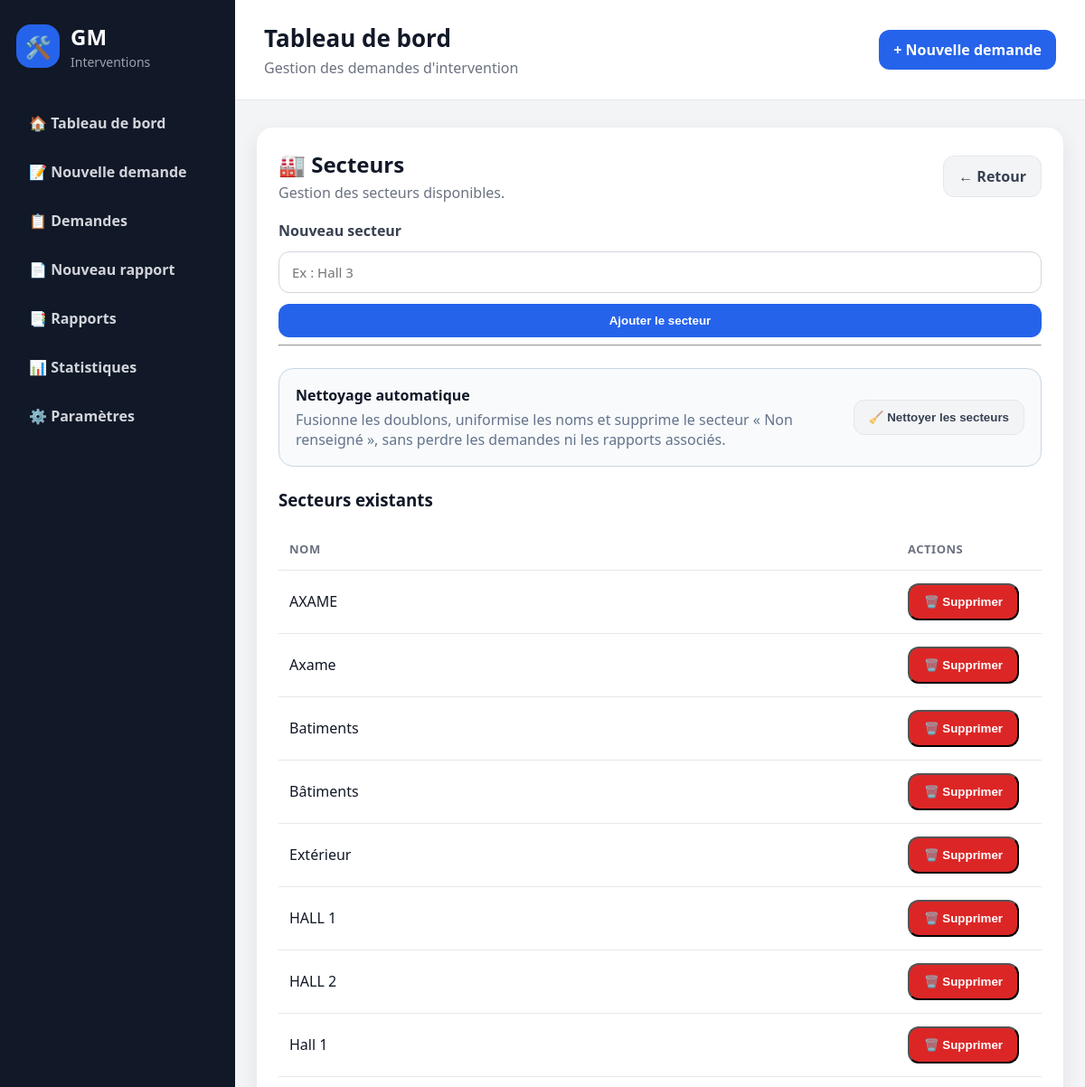
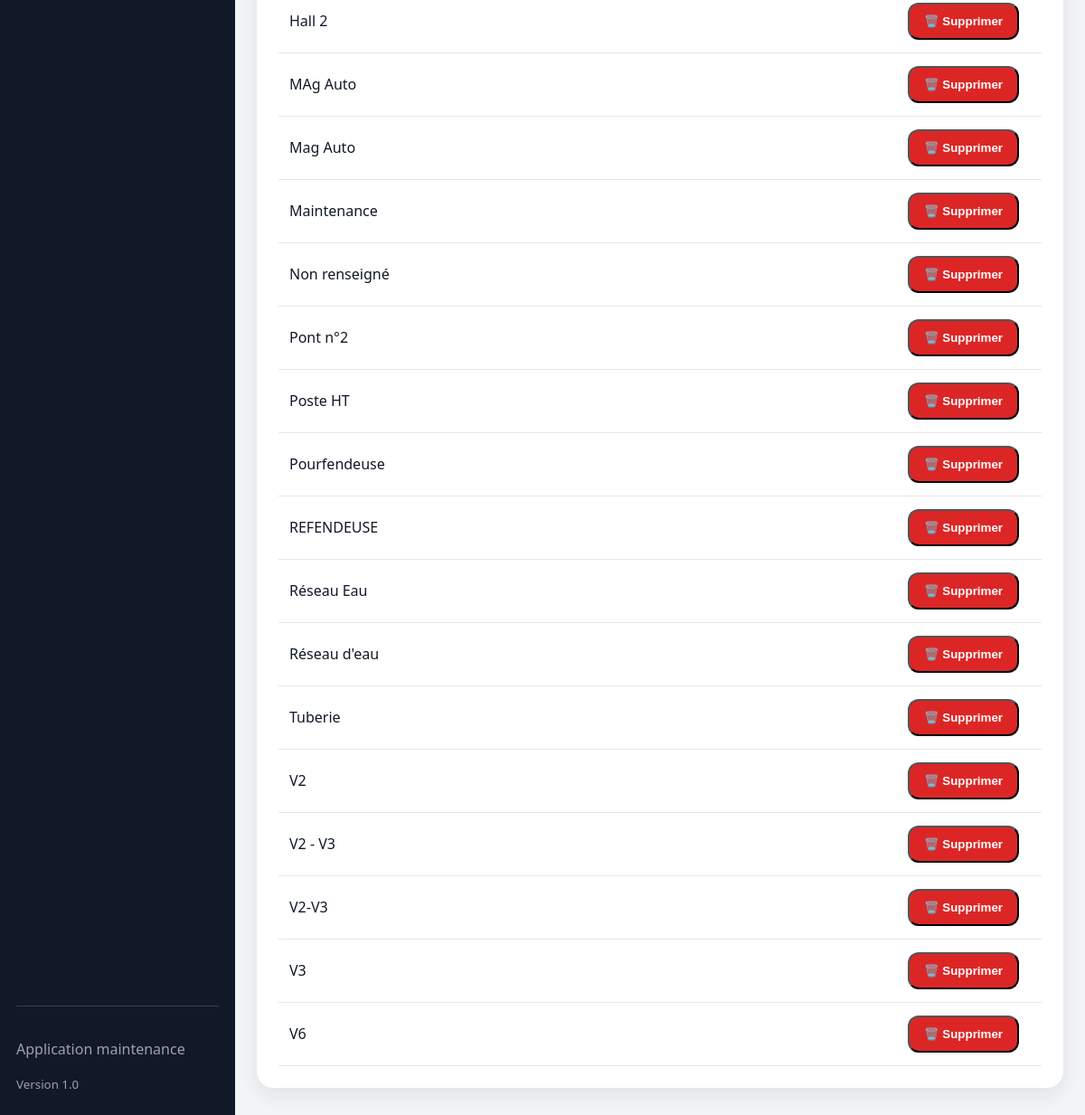
/parametres/secteurs, run on an earlier commit of the app's database (2 pictures, top to bottom).
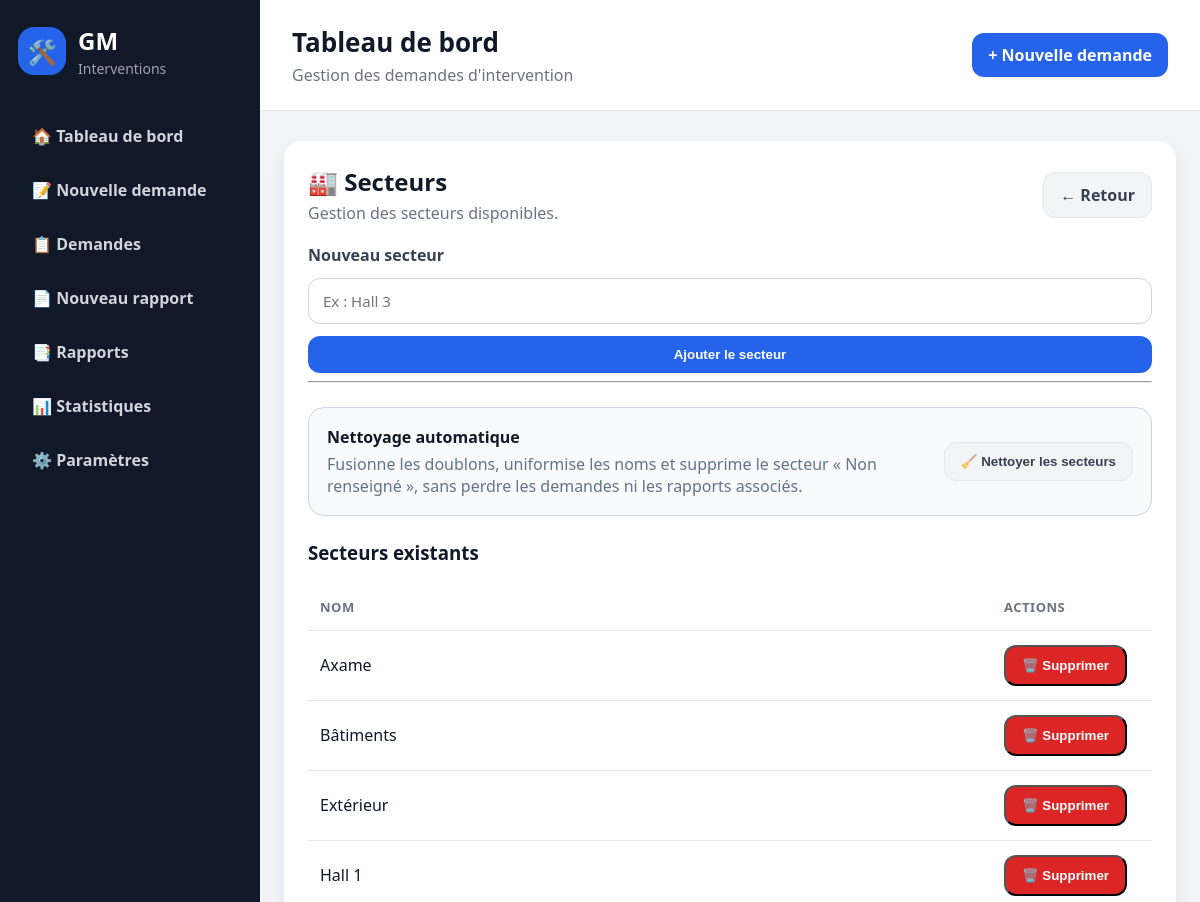
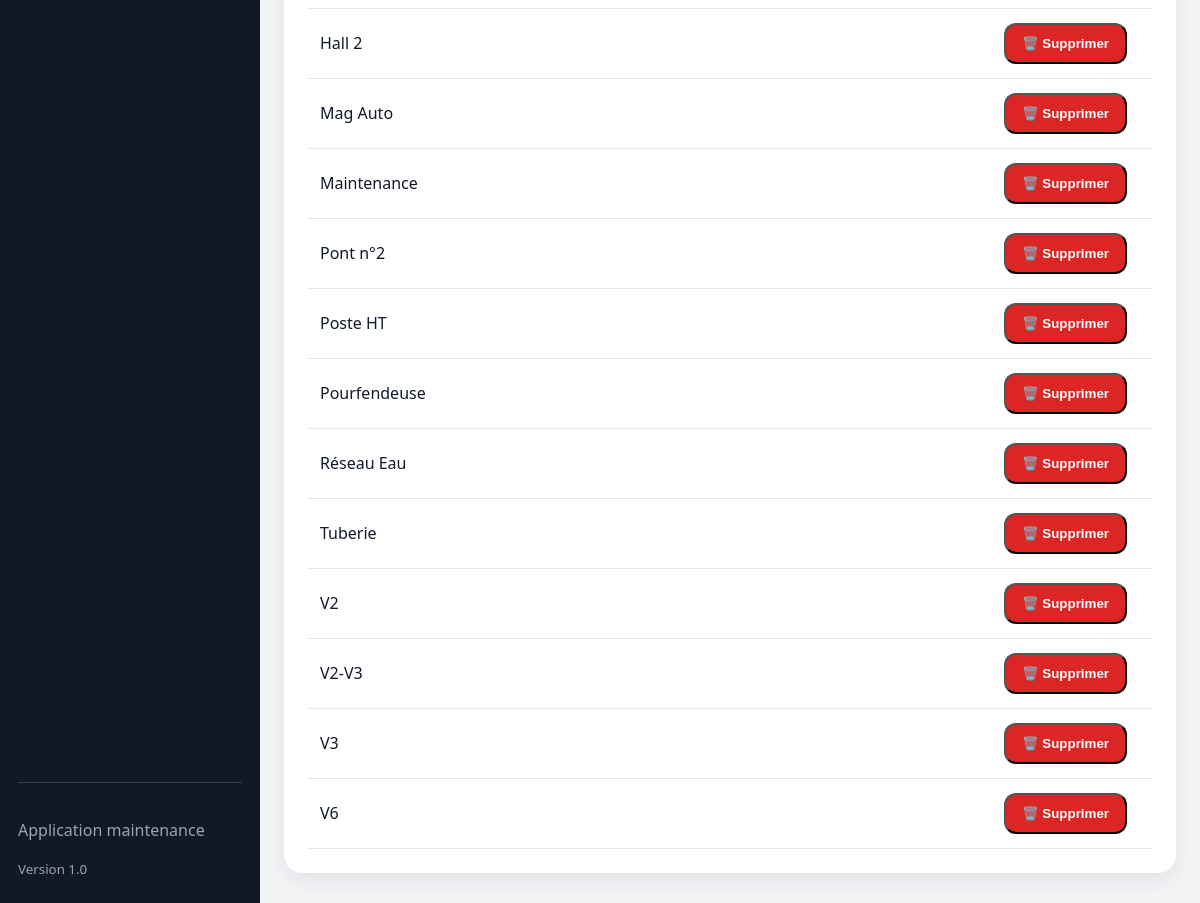
And on a later commit of the database (2 pictures, top to bottom).
### tables this page shows
CREATE TABLE secteurs (
            id INTEGER PRIMARY KEY AUTOINCREMENT,
            nom TEXT NOT NULL UNIQUE
        );

### routes/parametres.py (the view, shortened to what this page needs)
@parametres_bp.route("/parametres/secteurs", methods=["GET", "POST"])
def gerer_secteurs():
    message = None
    erreur = None
    nettoyage = request.args.get("nettoyage")
    conn = get_db_connection()
    secteurs = conn.execute("SELECT * FROM secteurs ORDER BY nom").fetchall()
    conn.close()
    return render_template(
        "parametres/secteurs.html",
        secteurs=secteurs,
        message=message,
        erreur=erreur
    )

### database.py (called while the page is built)
def get_db_connection():
    if DATABASE_URL:
        print("Connexion à Neon PostgreSQL", flush=True)
        return PostgresConnectionAdapter(DATABASE_URL)
    print("Connexion à SQLite", flush=True)
    conn = sqlite3.connect(DB_NAME)
    conn.row_factory = sqlite3.Row
    return conn

### templates/parametres/secteurs.html (shortened to what this page needs)
{% extends "base.html" %}
{% block content %}
<section class="card">
    <div class="section-header">
        <div>
            <h2>🏭 Secteurs</h2>
            <p>Gestion des secteurs disponibles.</p>
        </div>
        <a href="/parametres" class="btn-secondary">← Retour</a>
    </div>
    <form method="POST" class="form">
        <label>Nouveau secteur</label>
        <input type="text" name="nom" placeholder="Ex : Hall 3" required>
        <button type="submit" class="btn">Ajouter le secteur</button>
    </form>
    <hr>
    <div class="sector-cleanup">
    <div>
        <strong>Nettoyage automatique</strong>
        <p>
            Fusionne les doublons, uniformise les noms et supprime
            le secteur « Non renseigné », sans perdre les demandes
            ni les rapports associés.
        </p>
    </div>
        <form
            method="POST"
            action="/parametres/secteurs/nettoyer"
            onsubmit="return confirm(
                'Nettoyer et fusionner les secteurs en double ?'
            );"
        >
            <button type="submit" class="btn-secondary">
                🧹 Nettoyer les secteurs
            </button>
        </form>
    </div>
    <h3>Secteurs existants</h3>
    {% if secteurs %}
        <div class="table-container">
            <table class="modern-table">
                <thead>
                    <tr>
                        <th>Nom</th>
                        <th style="width: 160px;">Actions</th>
                    </tr>
                </thead>
                <tbody>
                    {% for secteur in secteurs %}
                        <tr>
                            <td>{{ secteur.nom }}</td>
                            <td>
                                <form
                                    method="POST"
                                    action="/parametres/secteurs/{{ secteur.id }}/supprimer"
                                    onsubmit="return confirm('Supprimer ce secteur ?');"
                                >
                                    <button type="submit" class="btn-danger">
                                        🗑️ Supprimer
                                    </button>
                                </form>
                            </td>
                        </tr>
                    {% endfor %}
                </tbody>
            </table>
        </div>
    {% else %}
        <div class="empty-state">
            <div class="icon">📭</div>
            <p>Aucun secteur enregistré.</p>
        </div>
    {% endif %}
</section>
{% endblock %}

### templates/base.html (shortened to what this page needs)
<!DOCTYPE html>
<html lang="fr">
<head>
    <link rel="stylesheet" href="{{ url_for('static', filename='css/style.css') }}">
</head>
<body>
    <div class="app-layout">
        <aside class="sidebar">
            <div class="logo">
                <div class="logo-icon">🛠️</div>
                <div>
                    <h1>GM</h1>
                    <p>Interventions</p>
                </div>
            </div>
                <nav class="menu">
                    <a href="/">🏠 Tableau de bord</a>
                    <a href="/demandes/nouvelle">📝 Nouvelle demande</a>
                    <a href="/demandes">📋 Demandes</a>
                    <a href="/rapports/nouveau">📄 Nouveau rapport</a>
                    <a href="/rapports">📑 Rapports</a>
                    <a href="#">📊 Statistiques</a>
                    <a href="/parametres">⚙️ Paramètres</a>
                </nav>
            <div class="sidebar-footer">
                <p>Application maintenance</p>
                <small>Version 1.0</small>
            </div>
        </aside>
        <div class="content-area">
            <header class="topbar">
                <div>
                    <h2>Tableau de bord</h2>
                    <p>Gestion des demandes d'intervention</p>
                </div>
                <a href="/demandes/nouvelle" class="btn">+ Nouvelle demande</a>
            </header>
            <main>
                {% block content %}
                {% endblock %}
            </main>
        </div>
    </div>
</body>
</html>

### static/css/style.css (style rules this page uses)
* { box-sizing: border-box; }
body { margin: 0; font-family: "Segoe UI", Arial, sans-serif; background: #f3f4f6; color: #111827; }
.app-layout { display: flex; min-height: 100vh; }
.sidebar { width: 260px; background: #111827; color: white; padding: 24px 18px; display: flex; flex-direction: column; position: fixed; inset: 0 auto 0 0; }
.logo { display: flex; align-items: center; gap: 12px; margin-bottom: 35px; }
.logo-icon { width: 48px; height: 48px; border-radius: 16px; background: #2563eb; display: flex; align-items: center; justify-content: center; font-size: 24px; }
.logo h1 { margin: 0; font-size: 24px; }
.logo p { margin: 2px 0 0; color: #9ca3af; font-size: 14px; }
.menu { display: flex; flex-direction: column; gap: 8px; }
.menu a { color: #d1d5db; text-decoration: none; padding: 12px 14px; border-radius: 12px; font-weight: 600; }
.sidebar-footer { margin-top: auto; padding-top: 20px; border-top: 1px solid #374151; color: #9ca3af; }
.content-area { margin-left: 260px; width: calc(100% - 260px); }
.topbar { background: white; padding: 24px 32px; border-bottom: 1px solid #e5e7eb; display: flex; justify-content: space-between; align-items: center; }
.topbar h2 { margin: 0; font-size: 26px; }
.topbar p { margin: 4px 0 0; color: #6b7280; }
main { max-width: 1100px; margin: 30px auto; padding: 0 24px; }
.stat-card, .card { background: white; border-radius: 18px; box-shadow: 0 8px 22px rgba(15, 23, 42, 0.08); }
.card { padding: 24px; margin-bottom: 20px; }
.card h2 { margin-top: 0; }
.btn { display: inline-block; background: #2563eb; color: white; padding: 11px 16px; border-radius: 12px; text-decoration: none; font-weight: 700; border: none; cursor: pointer; }
.form { display: flex; flex-direction: column; gap: 12px; }
.form label { font-weight: 700; color: #374151; }
.form input, .form textarea, .form select { width: 100%; padding: 12px 14px; border: 1px solid #d1d5db; border-radius: 12px; font-family: inherit; font-size: 15px; }
.section-header { display: flex; justify-content: space-between; align-items: center; gap: 16px; margin-bottom: 20px; }
.section-header h2 { margin: 0; }
.section-header p { margin: 4px 0 0; color: #6b7280; }
.table-container { overflow-x: auto; }
.modern-table { width: 100%; border-collapse: collapse; }
.modern-table th, .modern-table td { padding: 14px 12px; text-align: left; border-bottom: 1px solid #e5e7eb; }
.modern-table th { color: #6b7280; font-size: 13px; text-transform: uppercase; letter-spacing: 0.04em; }
.btn-secondary { display: inline-block; background: #f3f4f6; color: #374151; padding: 11px 16px; border-radius: 12px; text-decoration: none; font-weight: 700; border: 1px solid #e5e7eb; }
.btn-danger { display: inline-block; background: #dc2626; color: white; padding: 11px 16px; border-radius: 12px; text-decoration: none; font-weight: 700; }
.sector-cleanup { display: flex; justify-content: space-between; align-items: center; gap: 20px; margin: 24px 0; padding: 18px; background: #f8fafc; border: 1px solid #cbd5e1; border-radius: 16px; }
.sector-cleanup strong { display: block; margin-bottom: 5px; }
.sector-cleanup p { margin: 0; color: #64748b; }
.sector-cleanup form { flex-shrink: 0; }

What changed in the data, as far as the page shows it:
removed secteurs: nom "AXAME"
removed secteurs: nom "Batiments"
removed secteurs: nom "HALL 1"
removed secteurs: nom "HALL 2"
removed secteurs: nom "MAg Auto"
removed secteurs: nom "Non renseigné"
removed secteurs: nom "REFENDEUSE"
removed secteurs: nom "Réseau d'eau"
removed secteurs: nom "V2 - V3"
